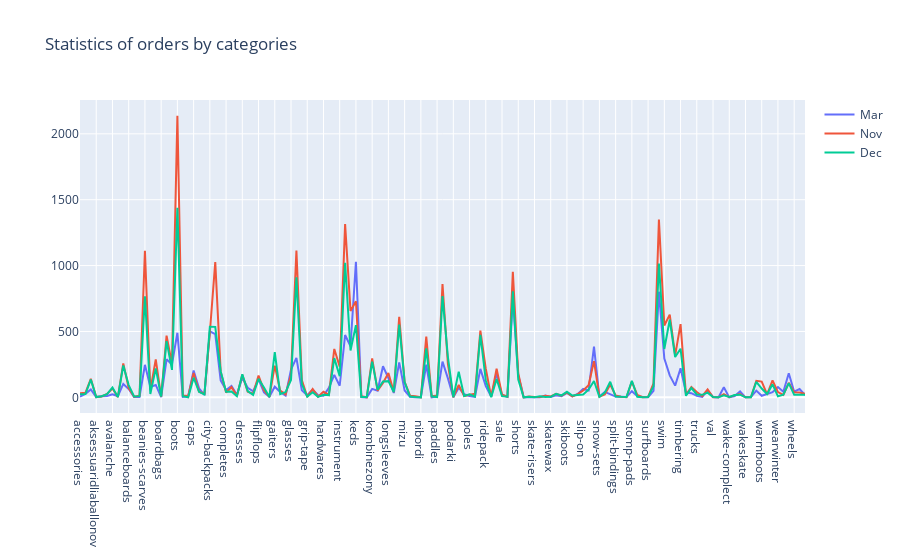

Notebook cell for this chart:
### Code cell
# сравним продажи по категориям в Марте, Ноябрь и Декабрь
trace0 = go.Scatter(
    x=df12.index,
    y=df12.Mar,
    name='Mar'
)

trace1 = go.Scatter(
    x=df12.index,
    y=df12.Nov,
    name='Nov'
)

trace2 = go.Scatter(
    x=df12.index,
    y=df12.Dec,
    name='Dec'
)
  
data = [trace0, trace1, trace2]
layout = {'title': 'Statistics of orders by categories'}

fig = go.Figure(data=data, layout=layout)

iplot(fig)

### Figure 1 — Plotly figure (JSON) as saved in the notebook; plotly's stock layout.template omitted (floating-point values rounded to 4 significant figures; data arrays with more than 128 entries replaced by an {"elided": "..."} marker saying what was removed)
{"data": [{"name": "Mar", "type": "scatter", "x": {"elided": "135 str values"}, "y": {"elided": "135 int values"}}, {"name": "Nov", "type": "scatter", "x": {"elided": "135 str values"}, "y": {"elided": "135 int values"}}, {"name": "Dec", "type": "scatter", "x": {"elided": "135 str values"}, "y": {"elided": "135 int values"}}], "layout": {"title": {"text": "Statistics of orders by categories"}}}
